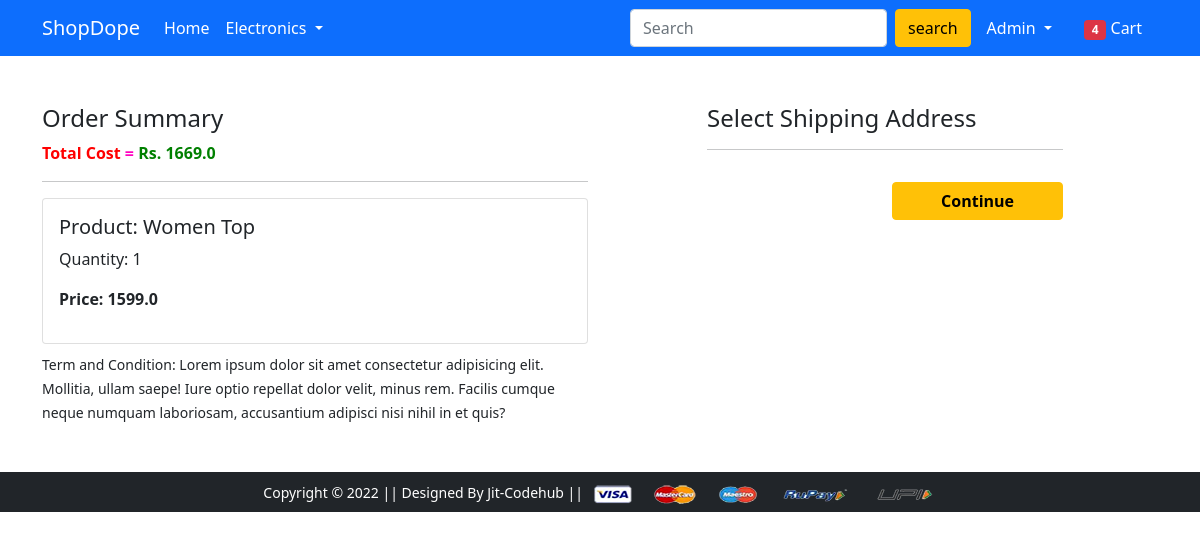
Before: /checkout/ (signed in) with the older database file.
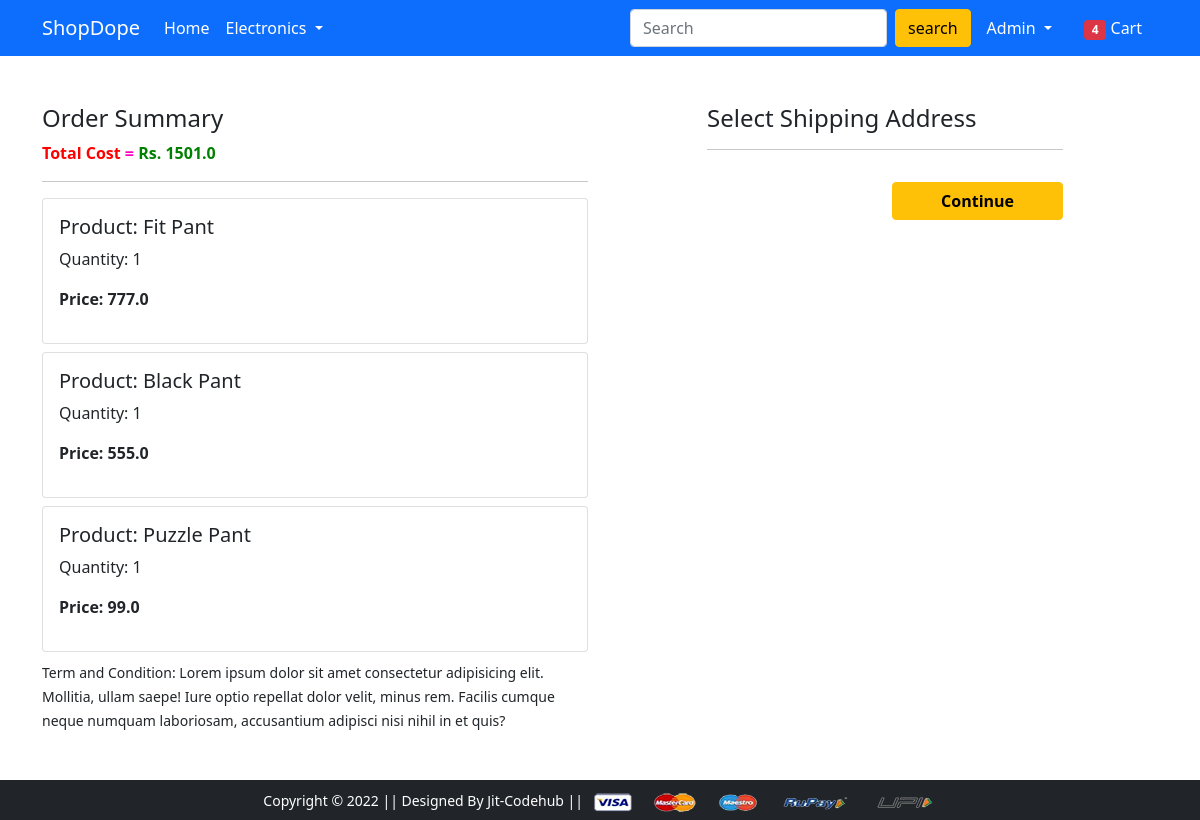
After: the same page with the newer database file.
### app/models.py (models this page shows, shortened)
class Cart(models.Model):
    user = models.ForeignKey(User, on_delete=models.CASCADE)
    product = models.ForeignKey(Product, on_delete=models.CASCADE)
    quantity = models.PositiveBigIntegerField(default=1)
    def __str__(self):
        return str(self.id)
    def total_cost(self):
        return self.quantity * self.product.discounted_price

class Product(models.Model):
    title = models.CharField(max_length=100)
    selling_price = models.FloatField()
    discounted_price = models.FloatField()
    description = models.TextField()
    brand = models.CharField(max_length=100)
    category = models.CharField(choices=CATEGORY_CHOICES, max_length=2)
    product_image = models.ImageField(upload_to='productimg')

### app/views.py (the view)
# urls.py: path('checkout/', views.checkout, name='checkout'),
@login_required
def checkout(request):
    user = request.user
    add = Customer.objects.filter(user=user)
    cart_items = Cart.objects.filter(user=user)
    shipping_amount = 70.0
    amount = 0.0
    for p in cart_items:
        p = Cart.objects.get(id=int(str(p)))
        amount += p.product.discounted_price * p.quantity
    return render(request, 'app/checkout.html', {'add':add, 'total_amount':amount + shipping_amount, 'cart_items':cart_items})

### app/templates/app/checkout.html (shortened to what this page needs)
{% extends 'app/base.html' %}
{% load static %}
{% block main-content %}
<div class="container">
 <div class="row mt-5">
  <div class="col-sm-6">
    <h4>Order Summary</h4>
    <p class="fw-bold" style="color: red;">Total Cost <span style="color: rgb(255, 0, 191);">=</span> <span style="color: green;"> Rs. {{total_amount}}</span></p>
    <hr>
    {% for item in cart_items %}
      <div class="card mb-2">
        <div class="card-body">
          <h5>Product: {{item.product.title}}</h5>
          <p>Quantity: {{item.quantity}}</p>
          <p class="fw-bold">Price: {{item.total_cost}}</p>
        </div>
      </div>
      {% endfor %}
    <small>Term and Condition: Lorem ipsum dolor sit amet consectetur adipisicing elit. Mollitia, ullam saepe! Iure optio repellat dolor velit, minus rem. Facilis cumque neque numquam laboriosam, accusantium adipisci nisi nihil in et quis?</small>
  </div>
  <div class="col-sm-4 offset-sm-1">
    <h4>Select Shipping Address</h4>
    <hr>
    <form action="/paymentdone">
        <div class="text-end">
          <button type="submit" class="btn btn-warning mt-3 px-5 fw-bold">Continue</button>
        </div>
      </form>
    </div>
  </div>
</div>
{% endblock main-content %}

Changed rows visible on the page:
removed Cart: product "Women Top", quantity "1", total_cost "1599.0"
added Cart: product "Fit Pant", quantity "1", total_cost "777.0"
added Cart: product "Black Pant", quantity "1", total_cost "555.0"
added Cart: product "Puzzle Pant", quantity "1", total_cost "99.0"
Other visible differences:
{{ total_amount }}: "1669.0" → "1501.0"
